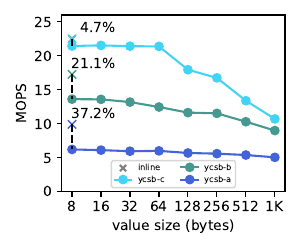

Generate this figure with Python:
import matplotlib.pyplot as plt
import numpy as np

import lib as lb

def plot_value_size_static():
    fig, ax = plt.subplots(1,1, figsize=(3,2.5))
    # sizes = [64,128,256,512,1024]
    # workloads = ["ycsb-c"]
    # workloads = ["ycsb-c","ycsb-b"]
    a_z50=[8.25, 8.22, 8.20, 8.19, 8.16, 8.14, 7.55, 6.75]
    b_z50=[14.77, 14.65, 14.48, 14.44, 14.41, 13.47, 10.95, 7.85]
    c_z50=[20.98, 20.64, 20.53, 20.05, 18.42, 16.38, 12.75, 9.11]
    a_static_z50=9.91
    b_static_z50=17.77
    c_static_z50=22.33


    a_z99=[6.22, 6.12, 5.96, 6.01, 5.7, 5.6, 5.4, 5.06]
    b_z99=[13.62, 13.59, 13.19, 12.46, 11.64, 11.53, 10.3, 9.00]
    c_z99=[21.44, 21.53, 21.41, 21.38, 17.95, 16.75, 13.39, 10.71]
    #single_run_throughput:  [42.33045659875998, 39.47476923076925, 23.51871792618629]
    c_static_z99=22.5
    #single_run_throughput:  [11.241931762295083, 21.511844512917747, 19.016406874695264]
    b_static_z99=17.26
    #single_run_throughput:  [15.899646699621988, 9.627829251544979, 4.193810521622825]
    a_static_z99=9.91
    


    workloads = ["ycsb-c","ycsb-b","ycsb-a"]
    sizes = [8,16,32,64,128,256,512,1024]
    sizes = ["8","16","32","64","128","256","512","1K"]
    # dists = [a_z50,b_z50,c_z50]
    # baselines = [a_static_z50,b_static_z50,c_static_z50]
    dists = [c_z99, b_z99, a_z99]
    baselines = [c_static_z99, b_static_z99, a_static_z99]
    colors=[lb.cyan_color, lb.teal_color, lb.rcuckoo_color]
    # ax1.plot(fill_factors, c_tput, label="C", color=lib.cyan_color, linestyle="dotted", marker="^")
    # ax1.plot(fill_factors, b_tput, label="B", color=lib.teal_color, linestyle="dashed", marker="s")
    # ax1.plot(fill_factors, a_tput, label="A", color=lib.rcuckoo_color, linestyle="solid", marker="o")
    # ax1.plot(fill_factors, w_tput, label="W", color=lib.navy_color, linestyle="dashdot", marker="x")

    #convert sizes to string
    sizes = [str(s) for s in sizes]

    ax.scatter([sizes[0]],[baselines[0]], s=20,color='grey', marker="x",label="inline")

    display_gap=True
    for i in range(len(workloads)):
        # for s in sizes:
        # dirname = "data/value_size_"+w
        # stats = dm.load_statistics(dirname=dirname)
        # stats=stats[0]
        # plot_cuckoo.throughput(ax, stats, decoration=False, x_axis="value size", label=w)
        p = ax.plot(sizes, dists[i], label=workloads[i], color=colors[i],marker='o')

        #set the axhline to the color of the prior line
        # ax.axhline(y=baselines[i], color=p[0].get_color(), linestyle='--')
        ax.plot(sizes[0], baselines[i], color=colors[i], marker='x')

        if display_gap:
            dist_x = [sizes[0], sizes[0]]
            dist_y = [baselines[i], dists[i][0]]
            ax.plot(dist_x, dist_y, color='k', linestyle='--')
            gap=((baselines[i] - dists[i][0])/baselines[i]) * 100
            gap = round(gap,1)
            ax.text(1.5, baselines[i]+0.5, str(gap)+"%", ha='right', va='bottom')
            print(gap)
        

    # ax.legend(loc='upper right', fontsize='small')
    ax.legend(loc='lower center', ncol=2,  fontsize=6)
    ax.set_xlabel("value size (bytes)")
    ax.set_ylabel("MOPS")
    ax.set_ylim(0,26)

    plt.tight_layout()
    plt.savefig("extent.pdf")

plot_value_size_static()